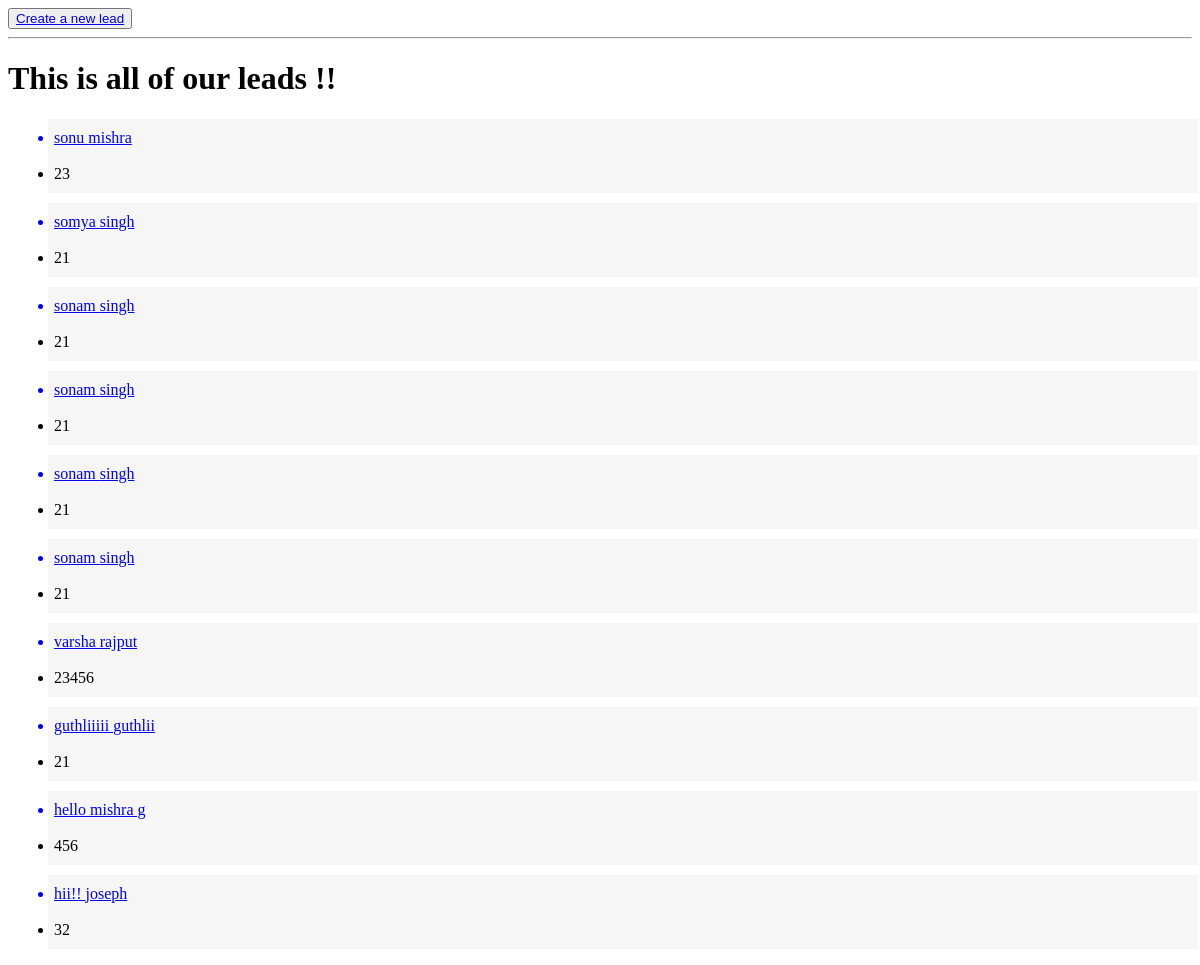
Before: / with the older database file.
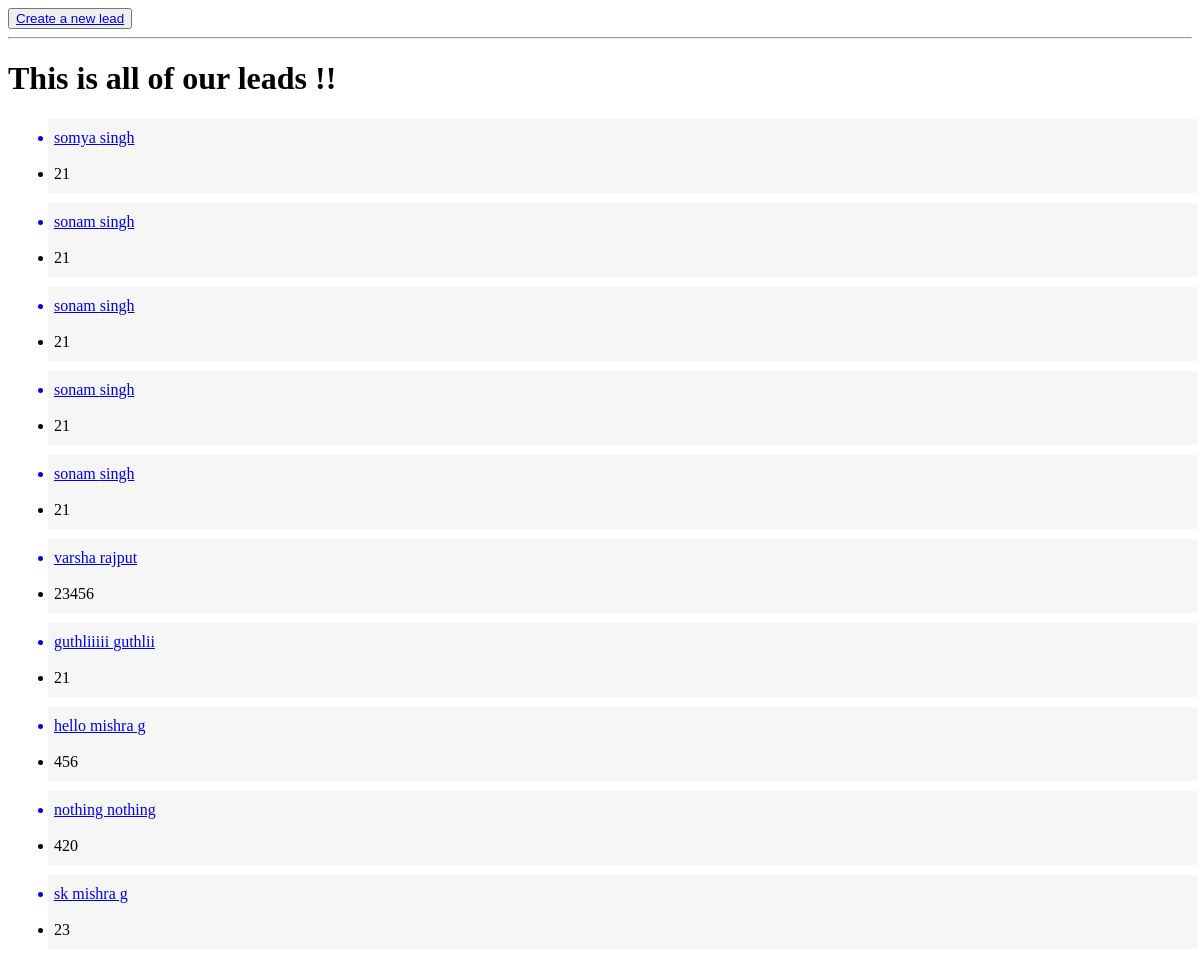
After: the same page with the newer database file.
### leads/models.py (models this page shows, shortened)
class Lead(models.Model):
    first_name = models.CharField(max_length=30)
    last_name = models.CharField(max_length=30)
    age = models.IntegerField(default=0)
    agent = models.ForeignKey("Agent",on_delete=models.CASCADE) #SET_DEFAULT,null=True

### leads/views.py (the view)
# urls.py: path('',views.home_page,name="home"),
def home_page(request):
    leads = Lead.objects.all()
    context = {
        "leads":leads
    }
    return render(request,"leads/index.html",context)

### leads/templates/leads/index.html
{% extends "base.html" %}
{% block content %}
    <button><a href="{% url 'leads:create' %}">Create a  new lead</a></button>
    <hr/>
    <h1>  This is all of our leads !! </h1>
    <ul>
        {% for lead in leads %}
        <div class="lead">
        <a href="{% url 'leads:detail' lead.pk %}"><li>{{lead.first_name}} {{lead.last_name}}</li></a><br>
        <li>{{lead.age}}</li>
    </div>
        {% endfor %}
    </ul>
    {% endblock content %}

### templates/base.html (shortened to what this page needs)
<!DOCTYPE html>
<html lang="en">
<head>
</head>
<body>
    {% block content %}
    {% endblock %}
</body>
</html>

### templates/base.html (style rules this page uses)
.lead { padding-top: 10px ; padding-bottom: 10px; padding-left: 6px; margin-top: 10px; background-color: #f6f6f6; width: 100%; }

Changed rows visible on the page:
removed Lead: first_name "sonu", last_name "mishra", age "23"
removed Lead: first_name "hii!!", last_name "joseph", age "32"
added Lead: first_name "nothing", last_name "nothing", age "420"
added Lead: first_name "sk", last_name "mishra g", age "23"
